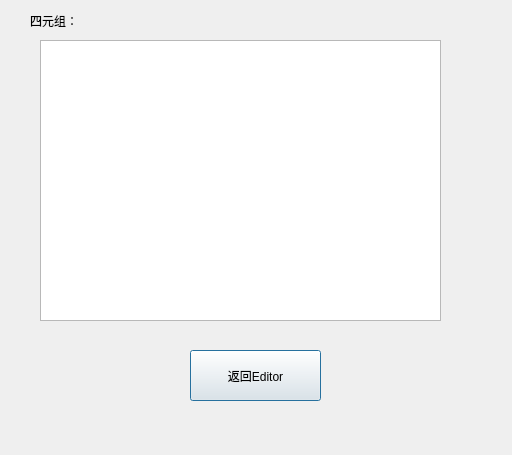
<?xml version="1.0" encoding="UTF-8"?>
<ui version="4.0">
 <class>fourtuper</class>
 <widget class="QDialog" name="fourtuper">
  <property name="geometry">
   <rect>
    <x>0</x>
    <y>0</y>
    <width>512</width>
    <height>455</height>
   </rect>
  </property>
  <property name="windowTitle">
   <string>Dialog</string>
  </property>
  <widget class="QPushButton" name="pushButton">
   <property name="geometry">
    <rect>
     <x>190</x>
     <y>350</y>
     <width>131</width>
     <height>51</height>
    </rect>
   </property>
   <property name="text">
    <string>返回Editor</string>
   </property>
  </widget>
  <widget class="QLabel" name="label">
   <property name="geometry">
    <rect>
     <x>30</x>
     <y>10</y>
     <width>111</width>
     <height>21</height>
    </rect>
   </property>
   <property name="text">
    <string>四元组：</string>
   </property>
  </widget>
  <widget class="QTextBrowser" name="four">
   <property name="geometry">
    <rect>
     <x>40</x>
     <y>40</y>
     <width>401</width>
     <height>281</height>
    </rect>
   </property>
  </widget>
 </widget>
 <resources/>
 <connections/>
</ui>
